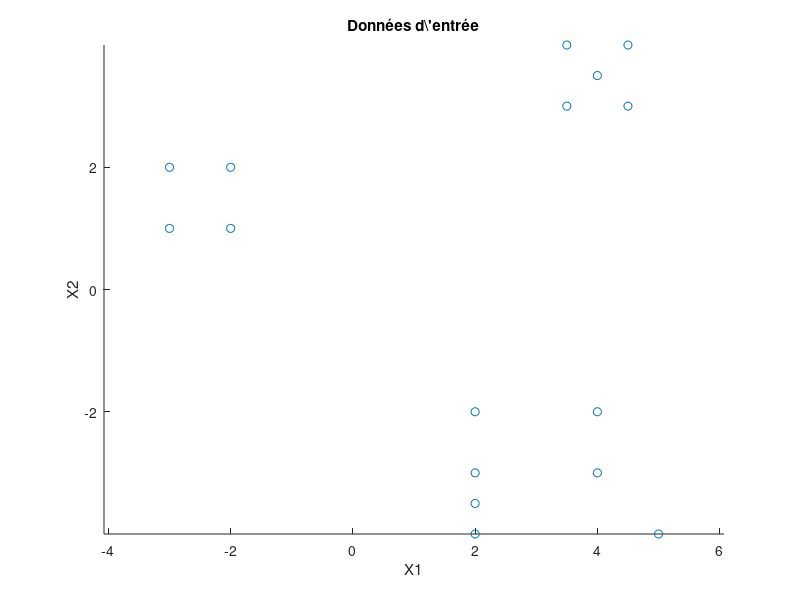

This figure's MATLAB source: (Note: this script raises an error after producing the figure.)
%% Lab 3 SOM - Réseau SOM de Kohonen
clear; close all; clc;
%% Carte Linéaire

% Manipulation des données
S = load('samples1.mat');   % charge la structure
data = S.data;              % extrait la matrice 16×2


% Visualisation des données
figure;
scatter(data(:,1), data(:,2))
title('Données d\''entrée')
xlabel('X1')
ylabel('X2')
axis equal

% Taille du réseau
mapsize = [1 3];
alpha=geometric(1,.9,100); % taux d'apprentissage
%% Visualisation de l'évolution des poids
[c,p]=som(data,mapsize,'alpha',alpha,'protomap',1);

%%  Visualisation des prototypes

n = size(data,1);   % 16
m = size(p,1);      % 3 prototypes

% Couleur des données (rouge)
dataColor = repmat([1 0 0], n, 1);

% Couleur des prototypes (vert ou autre)
protoColor = repmat([0 1 0], m, 1);

% Matrice de couleurs complète
co = [dataColor ; protoColor];

scatter([data(:,1);p(:,1)], [data(:,2);p(:,2)], 50, co);
title('Données et prototypes')
xlabel('X1')
ylabel('X2')
axis equal

%%
for classe = 1:3
    fprintf("Classe %d :\n", classe);

    % Trouver les individus appartenant à cette classe
    index = find(c == classe);
    fprintf("Indices des individus : ");
    disp(index');

    % Calcul du centre de gravité des individus de la classe
    centroid = mean(data(index, :), 1);
    fprintf("Centre de gravité : [%f, %f]\n", centroid(1), centroid(2));

    % Prototype associé
    prototype = p(classe, :);
    fprintf("Prototype du SOM : [%f, %f]\n\n", prototype(1), prototype(2));
end

%% Conclusion (Question 4)
% En comparant les centres de gravité des classes avec les prototypes du SOM,
% on remarque qu'ils sont assez proches pour chaque classe. Cela montre que
% le réseau SOM a bien appris à représenter les groupes de données : chaque
% neurone correspond à un ensemble cohérent de points.
%
% Les prototypes ne coïncident pas exactement avec les centroïdes, ce qui est
% normal. Le SOM cherche aussi à préserver la topologie, c’est-à-dire à garder
% un certain ordre entre les neurones sur la carte linéaire. À cause de cette
% contrainte, les prototypes peuvent être légèrement déplacés par rapport aux
% centres de gravité exacts.
%
% En résumé :
% - Les prototypes représentent bien les classes apprises.
% - Les petites différences avec les centroïdes viennent de la préservation
%   de l’ordre/topologie imposée par la carte SOM.